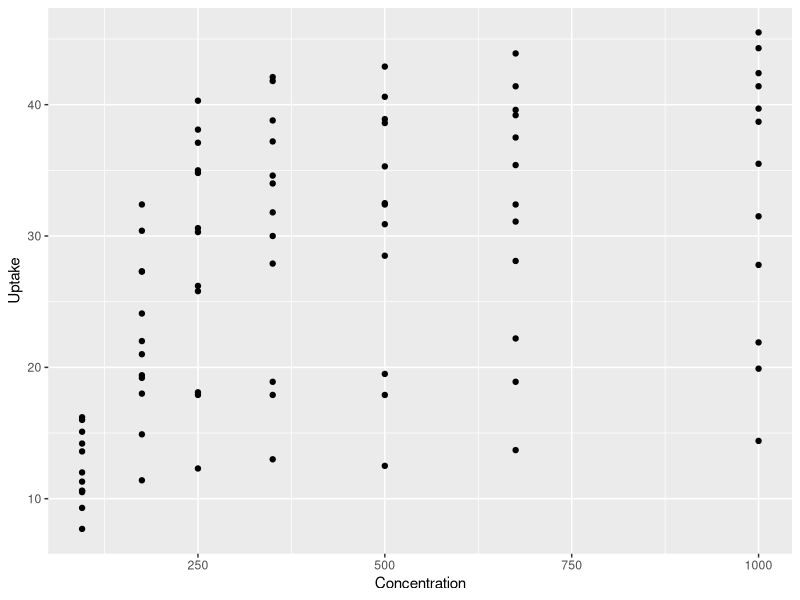
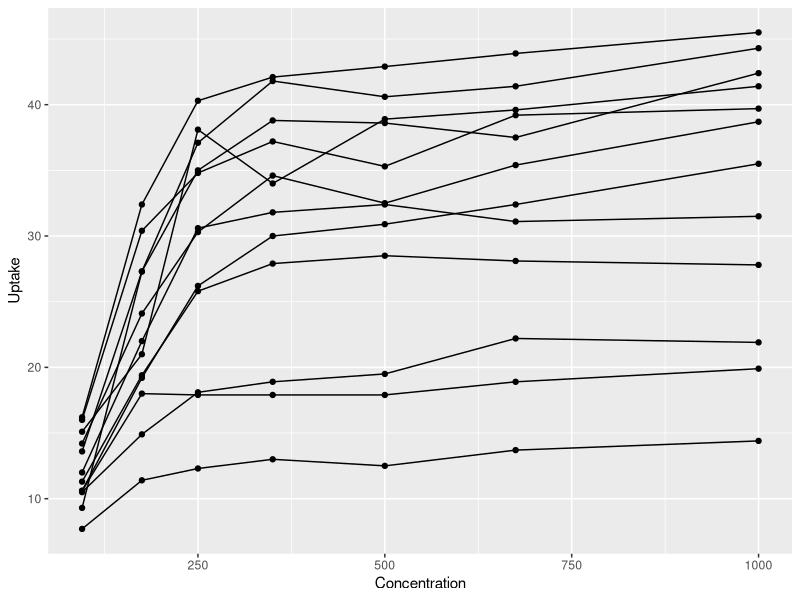
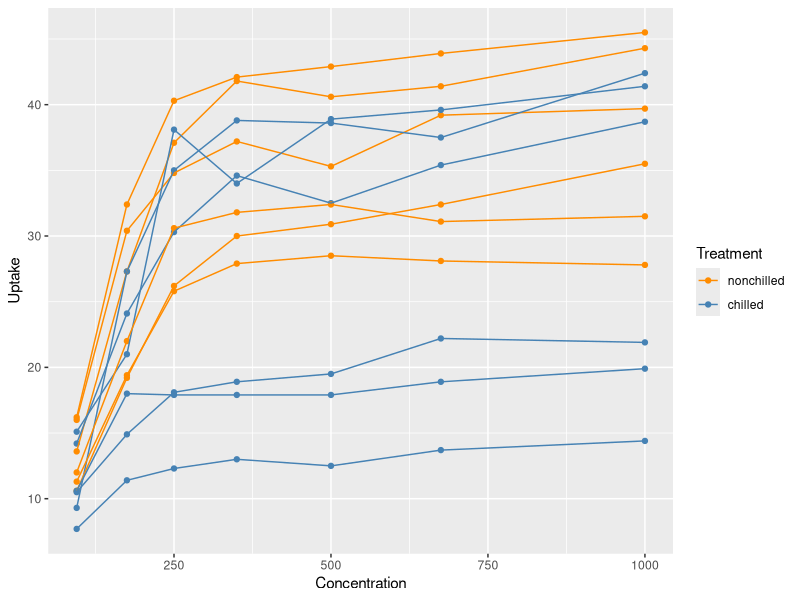
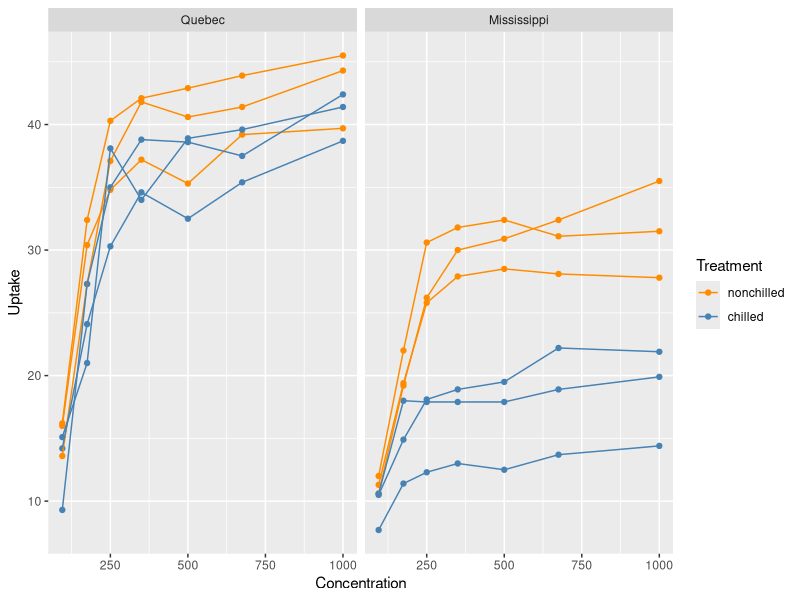

Generate these figures, in order, with R:
## ---- chunk 1

knitr::opts_chunk$set(
  echo = TRUE,
  message = FALSE,
  warning = FALSE,
  cache = FALSE,
  fig.align = "center",
  fig.width = 5,
  fig.height = 4,
  dev = "png"
)
options(scipen = 999)
## ---- chunk 2
knitr::include_graphics(
  "https://upload.wikimedia.org/wikipedia/commons/thumb/1/19/Echinochloa_crus-galli01.jpg/220px-Echinochloa_crus-galli01.jpg"
)
## ---- chunk 3
library(tidyverse)

co2 <-
  CO2 %>%
  as_tibble() %>%
  rename(Concentration = conc, Origin = Type, Uptake = uptake) %>%
  mutate(Plant = factor(Plant, ordered = FALSE))

ggplot(co2, aes(Concentration, Uptake)) +
  geom_point()
## ---- chunk 4
ggplot(co2, aes(Concentration, Uptake, group = Plant)) +
  geom_point() +
  geom_line()
## ---- chunk 5
ggplot(co2, aes(Concentration, Uptake, group = Plant, color = Treatment)) +
  geom_point() +
  geom_line() +
  scale_color_manual(values = c("dark orange", "steel blue"))
## ---- chunk 6
ggplot(co2, aes(Concentration, Uptake, group = Plant, color = Treatment)) +
  geom_point() +
  geom_line() +
  facet_wrap("Origin") + # or vars(Origin) or ~ Origin
  scale_color_manual(values = c("dark orange", "steel blue"))
